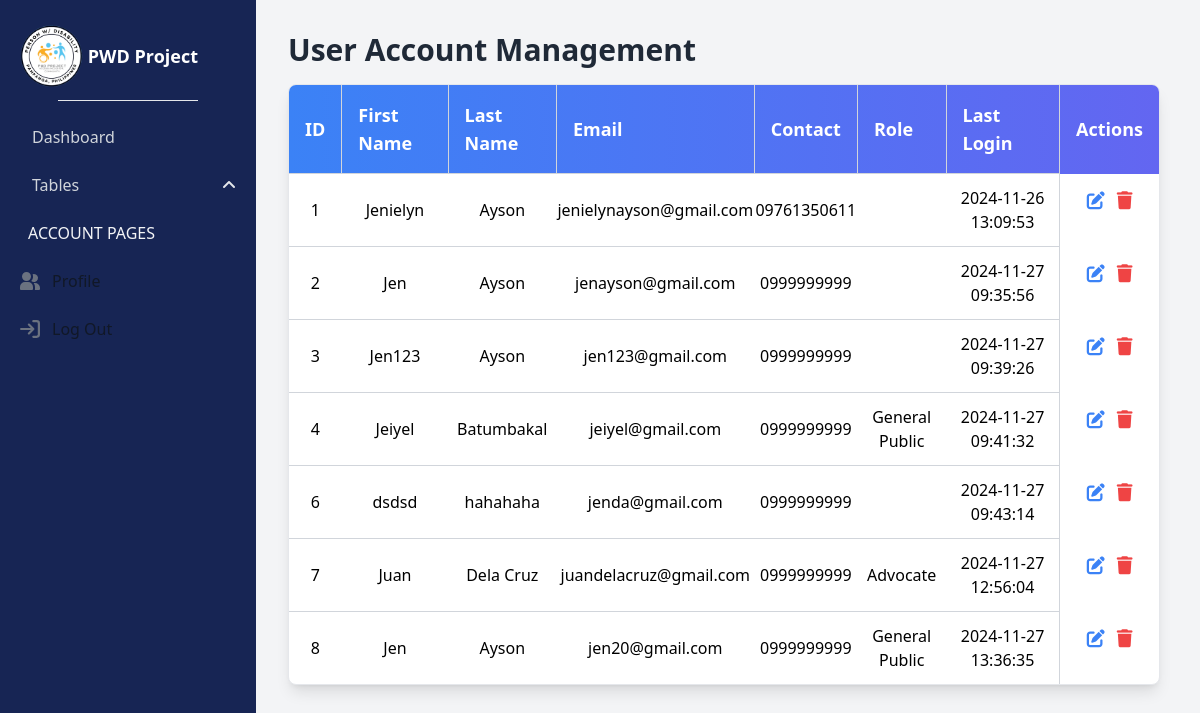
Screenshot of /page/admin/table.php?page=user_registration with the database file from the repository.
### tables this page shows
CREATE TABLE `user_registration` (
  `id` int(11) NOT NULL,
  `fname` varchar(255) NOT NULL,
  `lname` varchar(255) NOT NULL,
  `email` varchar(255) NOT NULL,
  `password` varchar(255) NOT NULL,
  `contact` varchar(255) NOT NULL,
  `dob` date NOT NULL,
  `usertype` enum('PWD','Family Member','Advocate','General Public') DEFAULT 'PWD',
  `created_at` timestamp NOT NULL DEFAULT current_timestamp(),
  `last_login` timestamp NOT NULL DEFAULT current_timestamp()
);

### page/admin/table.php (the view, shortened to what this page needs)
<?php
    require '../../include/landing/connect.php';
    try {
        $sql = "SELECT id, fname, lname, email, contact, usertype, last_login FROM user_registration";
        $stmt = $pdo->prepare($sql);
        $stmt->execute();
        $users = $stmt->fetchAll(PDO::FETCH_ASSOC);
    } catch (PDOException $e) {
        echo "There is some problem in connection: " . $e->getMessage();
    }
?>
<!doctype html>
<html lang="en">
<head>
    <link rel="stylesheet" href="https://cdnjs.cloudflare.com/ajax/libs/font-awesome/6.6.0/css/all.min.css" />
    <link href="https://cdn.jsdelivr.net/npm/flowbite@2.5.2/dist/flowbite.min.css" rel="stylesheet" />
    <script src="https://cdn.tailwindcss.com"></script>
</head>
<body class="bg-gray-100">
    <?php
    include '../../include/admin/sidebar.php';
    ?>
    <div class="ml-72 py-8 mr-10">
        <h1 class="text-3xl font-semibold mb-4 text-gray-800">User Account Management</h1>
        <div class="overflow-x-auto bg-white shadow-lg rounded-lg border border-gray-200">
            <table class="min-w-full table-auto border-collapse">
                <thead class="bg-gradient-to-r from-blue-500 to-indigo-500 text-white text-lg">
                    <tr>
                        <th class="p-4 text-left font-semibold border-r border-gray-300">ID</th>
                        <th class="p-4 text-left font-semibold border-r border-gray-300">First Name</th>
                        <th class="p-4 text-left font-semibold border-r border-gray-300">Last Name</th>
                        <th class="p-4 text-left font-semibold border-r border-gray-300">Email</th>
                        <th class="p-4 text-left font-semibold border-r border-gray-300">Contact</th>
                        <th class="p-4 text-left font-semibold border-r border-gray-300">Role</th>
                        <th class="p-4 text-left font-semibold border-r border-gray-300">Last Login</th>
                        <th class="p-4 text-center font-semibold">Actions</th>
                    </tr>
                </thead>
                <tbody>
                    <?php foreach ($users as $user): ?>
                    <tr class="hover:bg-gray-100 transition duration-300 ease-in-out">
                        <td class="text-center py-3 border-t border-gray-300"><?php echo htmlspecialchars($user['id']); ?></td>
                        <td class="text-center py-3 border-t border-gray-300"><?php echo htmlspecialchars($user['fname']); ?></td>
                        <td class="text-center py-3 border-t border-gray-300"><?php echo htmlspecialchars($user['lname']); ?></td>
                        <td class="text-center py-3 border-t border-gray-300"><?php echo htmlspecialchars($user['email']); ?></td>
                        <td class="text-center py-3 border-t border-gray-300"><?php echo htmlspecialchars($user['contact']); ?></td>
                        <td class="text-center py-3 border-t border-gray-300"><?php echo htmlspecialchars($user['usertype']); ?></td>
                        <td class="text-center py-3 border-t border-gray-300 border-r border-gray-300"><?php echo htmlspecialchars($user['last_login']); ?></td>
                        <td class="flex justify-center items-center gap-3 py-3">
                            <a href="edit.php?id=<?php echo $user['id']; ?>" class="text-blue-500 hover:text-blue-700 text-lg">
                                <i class="fa-solid fa-pen-to-square"></i>
                            </a>
                            <a href="delete.php?id=<?php echo $user['id']; ?>" class="text-red-500 hover:text-red-700 text-lg">
                                <i class="fa-solid fa-trash"></i>
                            </a>
                        </td>
                    </tr>
                    <?php endforeach; ?>
                </tbody>
            </table>
        </div>
    </div>
</body>
</html>

### rows the page displays
user_registration: id "1", fname "Jenielyn", lname "Ayson", email "jenielynayson@gmail.com", contact "09761350611", last_login "2024-11-26 13:09:53"
user_registration: id "2", fname "Jen", lname "Ayson", email "jenayson@gmail.com", contact "0999999999", last_login "2024-11-27 09:35:56"
user_registration: id "3", fname "Jen123", lname "Ayson", email "jen123@gmail.com", contact "0999999999", last_login "2024-11-27 09:39:26"
user_registration: id "4", fname "Jeiyel", lname "Batumbakal", email "jeiyel@gmail.com", contact "0999999999", usertype "General Public", last_login "2024-11-27 09:41:32"
user_registration: id "6", fname "dsdsd", lname "hahahaha", email "jenda@gmail.com", contact "0999999999", last_login "2024-11-27 09:43:14"
user_registration: id "7", fname "Juan", lname "Dela Cruz", email "juandelacruz@gmail.com", contact "0999999999", usertype "Advocate", last_login "2024-11-27 12:56:04"
user_registration: id "8", fname "Jen", lname "Ayson", email "jen20@gmail.com", contact "0999999999", usertype "General Public", last_login "2024-11-27 13:36:35"
